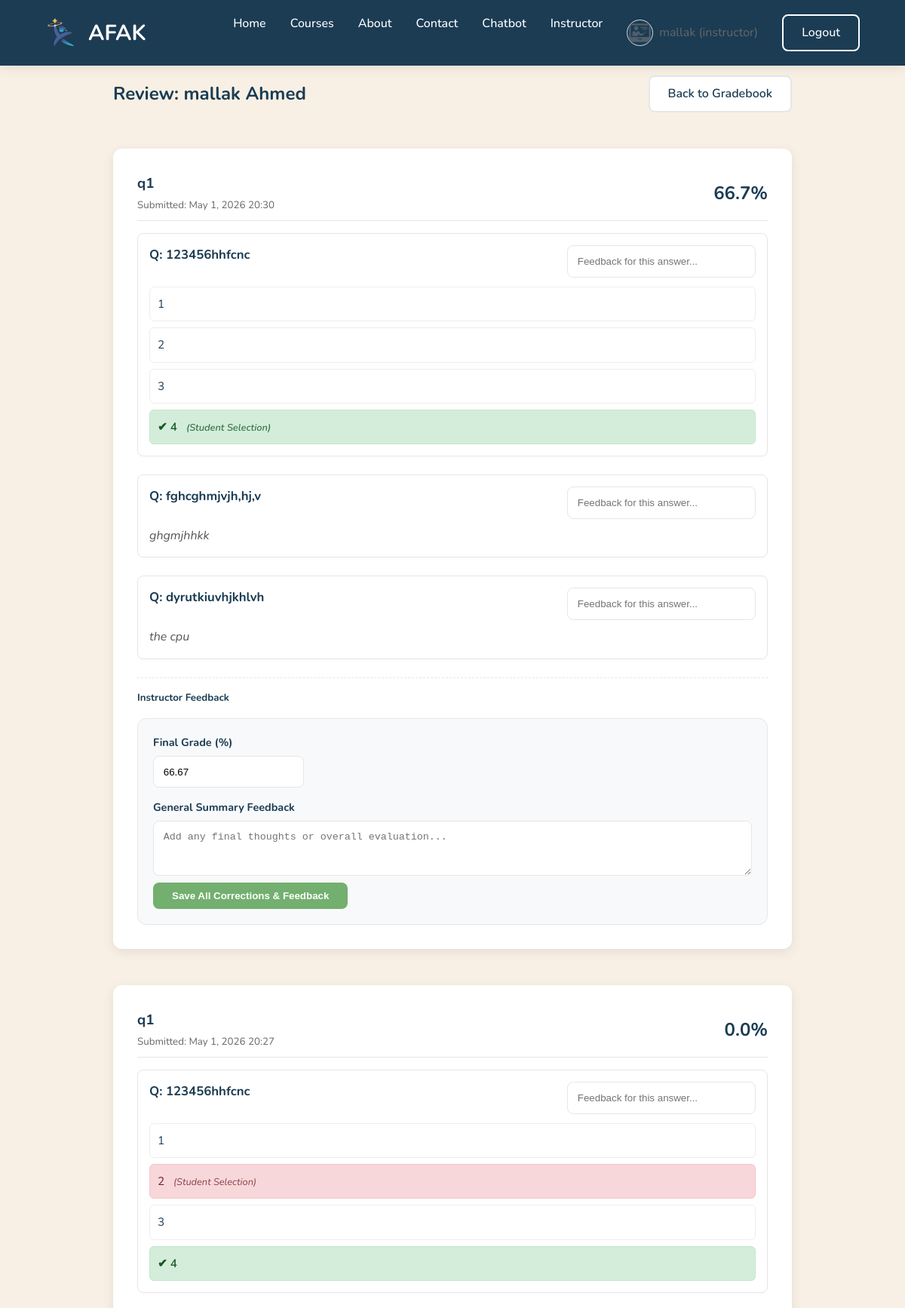
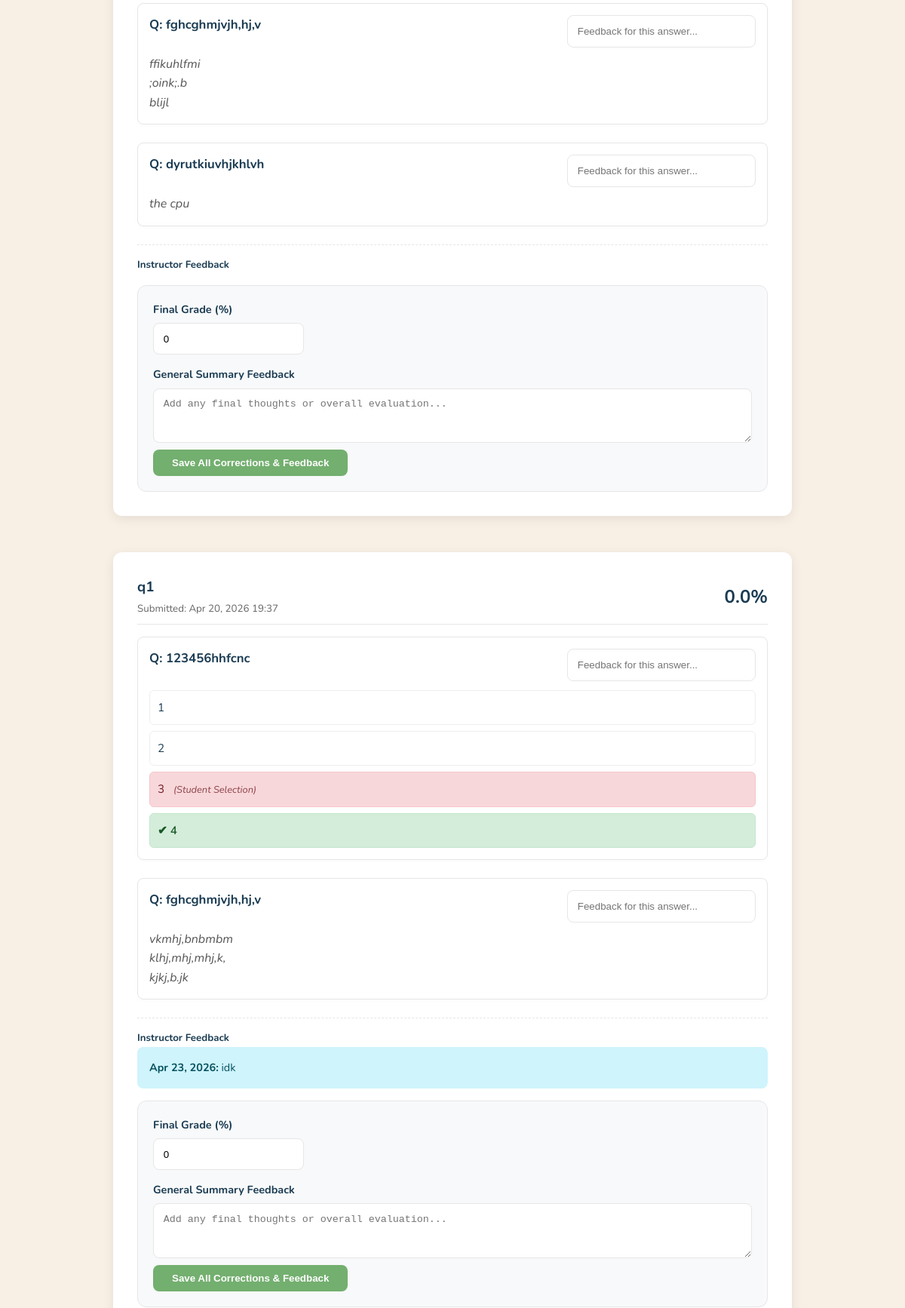
The page /instructor/grade-student.php?enrollment_id=9 (signed in, upper part) on the database its author committed (2 pictures, top to bottom).
### tables this page shows
CREATE TABLE IF NOT EXISTS `enrollments` (
  `id` int(10) UNSIGNED NOT NULL AUTO_INCREMENT,
  `student_id` int(10) UNSIGNED NOT NULL,
  `course_id` int(10) UNSIGNED NOT NULL,
  `status` enum('active','completed','dropped') NOT NULL DEFAULT 'active',
  `enrolled_at` timestamp NULL DEFAULT CURRENT_TIMESTAMP,
  `completed_at` timestamp NULL DEFAULT NULL,
  `progress_percent` decimal(5,2) NOT NULL DEFAULT '0.00',
  `time_spent_seconds` int(10) UNSIGNED NOT NULL DEFAULT '0',
  PRIMARY KEY (`id`),
  UNIQUE KEY `unique_enrollment` (`student_id`,`course_id`),
  KEY `idx_enrollments_student` (`student_id`),
  KEY `idx_enrollments_course` (`course_id`),
  KEY `idx_enrollments_status` (`status`)
);

CREATE TABLE IF NOT EXISTS `users` (
  `id` int(10) UNSIGNED NOT NULL AUTO_INCREMENT,
  `username` varchar(50) NOT NULL,
  `email` varchar(191) NOT NULL,
  `password_hash` varchar(255) NOT NULL,
  `first_name` varchar(100) NOT NULL,
  `last_name` varchar(100) NOT NULL,
  `role` enum('student','instructor','admin') NOT NULL DEFAULT 'student',
  `avatar_url` varchar(500) DEFAULT NULL,
  `bio` text,
  `is_active` tinyint(1) NOT NULL DEFAULT '1',
  `email_verified_at` timestamp NULL DEFAULT NULL,
  `last_login_at` timestamp NULL DEFAULT NULL,
  `created_at` timestamp NULL DEFAULT CURRENT_TIMESTAMP,
  `updated_at` timestamp NULL DEFAULT CURRENT_TIMESTAMP ON UPDATE CURRENT_TIMESTAMP,
  `survey_skipped` tinyint(1) DEFAULT '0',
  PRIMARY KEY (`id`),
  UNIQUE KEY `username` (`username`),
  UNIQUE KEY `email` (`email`),
  KEY `idx_users_role` (`role`)
);

CREATE TABLE IF NOT EXISTS `assessment_attempts` (
  `id` int(10) UNSIGNED NOT NULL AUTO_INCREMENT,
  `enrollment_id` int(10) UNSIGNED NOT NULL,
  `assessment_id` int(10) UNSIGNED NOT NULL,
  `attempt_number` int(10) UNSIGNED NOT NULL DEFAULT '1',
  `score` decimal(5,2) DEFAULT NULL,
  `max_score` decimal(5,2) NOT NULL,
  `percent_score` decimal(5,2) DEFAULT NULL,
  `passed` tinyint(1) DEFAULT NULL,
  `started_at` timestamp NULL DEFAULT CURRENT_TIMESTAMP,
  `submitted_at` timestamp NULL DEFAULT NULL,
  `time_taken_seconds` int(10) UNSIGNED DEFAULT NULL,
  PRIMARY KEY (`id`),
  KEY `idx_attempts_enrollment` (`enrollment_id`),
  KEY `idx_attempts_assessment` (`assessment_id`)
);

CREATE TABLE IF NOT EXISTS `assessments` (
  `id` int(10) UNSIGNED NOT NULL AUTO_INCREMENT,
  `course_id` int(10) UNSIGNED NOT NULL,
  `unit_id` int(10) UNSIGNED DEFAULT NULL COMMENT 'NULL = course-level quiz',
  `title` varchar(255) NOT NULL,
  `type` enum('unit_quiz','course_quiz','rubric') NOT NULL,
  `description` text,
  `passing_score` decimal(5,2) NOT NULL DEFAULT '60.00',
  `max_attempts` int(10) UNSIGNED DEFAULT NULL COMMENT 'NULL = unlimited',
  `time_limit_minutes` int(10) UNSIGNED DEFAULT NULL COMMENT 'NULL = no limit',
  `sort_order` int(10) UNSIGNED NOT NULL DEFAULT '0',
  `created_at` timestamp NULL DEFAULT CURRENT_TIMESTAMP,
  `updated_at` timestamp NULL DEFAULT CURRENT_TIMESTAMP ON UPDATE CURRENT_TIMESTAMP,
  PRIMARY KEY (`id`),
  KEY `idx_assessments_course` (`course_id`),
  KEY `idx_assessments_unit` (`unit_id`)
);

CREATE TABLE IF NOT EXISTS `attempt_answers` (
  `id` int(10) UNSIGNED NOT NULL AUTO_INCREMENT,
  `attempt_id` int(10) UNSIGNED NOT NULL,
  `question_id` int(10) UNSIGNED NOT NULL,
  `selected_option_id` int(10) UNSIGNED DEFAULT NULL,
  `text_answer` text,
  `points_earned` decimal(5,2) DEFAULT NULL,
  `feedback` text,
  PRIMARY KEY (`id`),
  KEY `question_id` (`question_id`),
  KEY `selected_option_id` (`selected_option_id`),
  KEY `idx_answers_attempt` (`attempt_id`)
);

CREATE TABLE IF NOT EXISTS `questions` (
  `id` int(10) UNSIGNED NOT NULL AUTO_INCREMENT,
  `assessment_id` int(10) UNSIGNED NOT NULL,
  `question_text` text NOT NULL,
  `type` enum('multiple_choice','true_false','short_answer','essay','file_upload') NOT NULL,
  `points` decimal(5,2) NOT NULL DEFAULT '1.00',
  `feedback_text` text,
  `sort_order` int(10) UNSIGNED NOT NULL DEFAULT '0',
  `created_at` timestamp NULL DEFAULT CURRENT_TIMESTAMP,
  `updated_at` timestamp NULL DEFAULT CURRENT_TIMESTAMP ON UPDATE CURRENT_TIMESTAMP,
  PRIMARY KEY (`id`),
  KEY `idx_questions_assessment` (`assessment_id`)
);

CREATE TABLE IF NOT EXISTS `question_options` (
  `id` int(10) UNSIGNED NOT NULL AUTO_INCREMENT,
  `question_id` int(10) UNSIGNED NOT NULL,
  `option_text` varchar(500) NOT NULL,
  `is_correct` tinyint(1) NOT NULL DEFAULT '0',
  `sort_order` int(10) UNSIGNED NOT NULL DEFAULT '0',
  PRIMARY KEY (`id`),
  KEY `idx_options_question` (`question_id`)
);

CREATE TABLE IF NOT EXISTS `feedback` (
  `id` int(10) UNSIGNED NOT NULL AUTO_INCREMENT,
  `attempt_id` int(10) UNSIGNED NOT NULL,
  `student_id` int(10) UNSIGNED NOT NULL,
  `instructor_id` int(10) UNSIGNED NOT NULL,
  `feedback_text` text NOT NULL,
  `focus_areas` text COMMENT 'JSON: weak areas to focus on',
  `created_at` timestamp NULL DEFAULT CURRENT_TIMESTAMP,
  PRIMARY KEY (`id`),
  KEY `instructor_id` (`instructor_id`),
  KEY `idx_feedback_student` (`student_id`),
  KEY `idx_feedback_attempt` (`attempt_id`)
);

### includes/functions.php (called while the page is built, shortened)
<?php
function e(string $str): string {
    return htmlspecialchars($str, ENT_QUOTES, 'UTF-8');
}

### instructor/grade-student.php (the view, shortened to what this page needs)
<?php
require_once __DIR__ . '/../config/db.php';
require_once __DIR__ . '/../includes/functions.php';
$enrollmentId = (int)($_GET['enrollment_id'] ?? 0);
$stmt = $pdo->prepare("
    SELECT e.*, u.first_name, u.last_name, c.title as course_title, c.id as course_id
    FROM enrollments e
    JOIN users u ON e.student_id = u.id
    JOIN courses c ON e.course_id = c.id
    WHERE e.id = ? AND c.instructor_id = ?
");
$stmt->execute([$enrollmentId, $_SESSION['user_id']]);
$enrollment = $stmt->fetch();
$attempts = $pdo->prepare("
    SELECT aa.*, a.title FROM assessment_attempts aa
    JOIN assessments a ON aa.assessment_id = a.id
    WHERE aa.enrollment_id = ? ORDER BY aa.submitted_at DESC
");
$attempts->execute([$enrollmentId]);
$attempts = $attempts->fetchAll();
require_once __DIR__ . '/../includes/header.php';
?>
<div class="container" style="max-width: 900px;">
    <div style="display: flex; justify-content: space-between; align-items: center; margin-bottom: 2rem;">
        <h2>Review: <?= e($enrollment['first_name'] . ' ' . $enrollment['last_name']) ?></h2>
        <a href="students.php?course_id=<?= $enrollment['course_id'] ?>" class="btn btn-secondary">Back to Gradebook</a>
    </div>
    <?php if (empty($attempts)): ?>
        <div class="alert alert-info">No assessment attempts submitted yet.</div>
    <?php else: ?>
        <?php foreach ($attempts as $at): ?>
            <div class="form-card mb-4" style="max-width: 100%;">
                <form method="POST">
                <div style="display: flex; justify-content: space-between; align-items: center; border-bottom: 1px solid var(--border); padding-bottom: 0.5rem; margin-bottom: 1rem;">
                    <div>
                        <h3 style="margin:0;"><?= e($at['title']) ?></h3>
                        <small class="text-muted">Submitted: <?= date('M j, Y H:i', strtotime($at['submitted_at'])) ?></small>
                    </div>
                    <div style="text-align: right;">
                        <span style="font-size: 1.5rem; color: var(--primary); font-weight: bold;"><?= number_format($at['percent_score'], 1) ?>%</span>
                    </div>
                </div>
                <?php
                $answers = $pdo->prepare("SELECT aa.*, q.question_text, q.type FROM attempt_answers aa JOIN questions q ON aa.question_id = q.id WHERE aa.attempt_id = ?");
                $answers->execute([$at['id']]);
                $allAnswers = $answers->fetchAll();
                foreach ($allAnswers as $ans):
                ?>
                    <div style="margin-bottom: 1.5rem; padding: 15px; background: #fff; border: 1px solid var(--border); border-radius: 8px; box-shadow: 0 2px 4px rgba(0,0,0,0.02); position: relative;">
                        <div style="display: flex; justify-content: space-between; align-items: flex-start; gap: 20px; margin-bottom: 10px;">
                            <p style="margin:0; font-size: 1.05rem; flex: 1;"><strong>Q: <?= e($ans['question_text']) ?></strong></p>
                            <div style="width: 250px;">
                                <input type="text" name="q_feedback[<?= $ans['id'] ?>]" value="<?= e($ans['feedback'] ?? '') ?>"
                                       class="form-control form-control-sm" placeholder="Feedback for this answer...">
                            </div>
                        </div>
                        <?php if ($ans['type'] === 'multiple_choice' || $ans['type'] === 'true_false'): ?>
                            <div style="margin-top: 12px; display: flex; flex-direction: column; gap: 8px;">
                                <?php
                                $options = $pdo->prepare("SELECT * FROM question_options WHERE question_id = ? ORDER BY sort_order");
                                $options->execute([$ans['question_id']]);
                                foreach ($options->fetchAll() as $opt):
                                    $isCorrect = (bool)$opt['is_correct'];
                                    $isStudentSelection = ($ans['selected_option_id'] == $opt['id']);
                                    $itemStyle = "padding: 10px; border: 1px solid #eee; border-radius: 6px; font-size: 0.95rem;";
                                    if ($isCorrect) {
                                        $itemStyle = "padding: 10px; border: 1px solid #c3e6cb; background: #d4edda; color: #155724; border-radius: 6px; font-size: 0.95rem; font-weight: 600;";
                                    } elseif ($isStudentSelection && !$isCorrect) {
                                        $itemStyle = "padding: 10px; border: 1px solid #f5c6cb; background: #f8d7da; color: #721c24; border-radius: 6px; font-size: 0.95rem;";
                                    }
                                ?>
                                    <div style="<?= $itemStyle ?>">
                                        <?= $isCorrect ? '&#x2714; ' : '' ?><?= e($opt['option_text']) ?>
                                        <?php if ($isStudentSelection): ?>
                                            <span style="font-style: italic; font-size: 0.8rem; margin-left: 8px; opacity: 0.8;">(Student Selection)</span>
                                        <?php endif; ?>
                                    </div>
                                <?php endforeach; ?>
                            </div>
                        <?php elseif ($ans['type'] === 'file_upload'): ?>
                            <p class="text-muted" style="font-size: 0.85rem;">Student uploaded a file:</p>
                            <a href="<?= url($ans['text_answer']) ?>" target="_blank" class="btn btn-sm btn-outline-primary">View Submitted File</a>
                        <?php else: ?>
                            <p style="font-style: italic; color: #555;"><?= nl2br(e($ans['text_answer'] ?? 'Selected Option ID: ' . $ans['selected_option_id'])) ?></p>
                        <?php endif; ?>
                    </div>
                <?php endforeach; ?>
                <div style="margin-top: 1.5rem; padding-top: 1rem; border-top: 1px dashed var(--border);">
                    <h5>Instructor Feedback</h5>
                    <?php
                    $existing = $pdo->prepare("SELECT feedback_text, created_at FROM feedback WHERE attempt_id = ? ORDER BY created_at DESC");
                    $existing->execute([$at['id']]);
                    while ($fb = $existing->fetch()):
                    ?>
                        <div class="alert alert-info" style="font-size: 0.9rem;">
                            <strong><?= date('M j, Y', strtotime($fb['created_at'])) ?>:</strong> <?= e($fb['feedback_text']) ?>
                        </div>
                    <?php endwhile; ?>
                    <div style="background: #f8f9fa; padding: 20px; border-radius: 12px; border: 1px solid var(--border); margin-top: 1rem;">
                        <div style="margin-bottom: 15px; max-width: 200px;">
                            <label style="font-size: 0.9rem; font-weight: 700; display: block; margin-bottom: 6px; color: var(--primary);">Final Grade (%)</label>
                            <input type="number" name="manual_score" class="form-control" step="0.1" min="0" max="100" value="<?= (float)$at['percent_score'] ?>">
                        </div>
                        <label style="font-size: 0.9rem; font-weight: 700; display: block; margin-bottom: 6px; color: var(--primary);">General Summary Feedback</label>
                        <textarea name="feedback_text" class="form-control" rows="3" placeholder="Add any final thoughts or overall evaluation..."></textarea>
                        <button type="submit" class="btn btn-primary mt-3" style="padding: 10px 25px; font-weight: 600;">Save All Corrections & Feedback</button>
                    </div>
                </div>
                </form>
            </div>
        <?php endforeach; ?>
    <?php endif; ?>
</div>
<?php require_once __DIR__ . '/../includes/footer.php'; ?>

### assets/css/style.css (style rules this page uses)
:root { --primary: #1B3C53; --primary-dark: #163042; --accent: #73AF6F; --beige: #EADBC8; --beige-dark: #DAC0A3; --background: #F8F0E5; --white: #ffffff; --border: #e6e6e6; --text: #1B3C53; --text-muted: #666; --dark: #1B3C53; --shadow: 0 4px 15px rgba(0,0,0,0.08); }
* { margin: 0; padding: 0; box-sizing: border-box; }
body { font-family: 'Nunito', sans-serif; background: var(--background); color: var(--text); line-height: 1.6; }
a { text-decoration: none; color: var(--primary); }
.container, .header-inner, .footer-inner, .main-content { width: 90%; max-width: 1200px; margin: auto; }
.btn { display: inline-block; padding: 0.6rem 1.5rem; border-radius: 8px; font-weight: 600; border: none; cursor: pointer; transition: 0.3s ease; }
.btn-primary { background: var(--accent); color: white; }
.form-card { max-width: 450px; margin: 3rem auto; padding: 2rem; background: white; border-radius: 12px; box-shadow: var(--shadow); }
.form-control { width: 100%; padding: 0.8rem; border: 1px solid var(--border); border-radius: 8px; }
.alert { padding: 1rem; border-radius: 8px; margin-bottom: 1rem; }
.alert-info { background: #cff4fc; color: #055160; }
.text-muted { color: var(--text-muted); }

### assets/css/instructor.css (style rules this page uses)
.btn-secondary { background: var(--white); color: var(--primary); border: 2px solid var(--border); }

### rows shown on the page
enrollments: student.last_name "mallak Ahmed"
assessment_attempts: assessment.title "q1", submitted_at "May 1, 2026 20:30", percent_score "66.7", manual_score "66.67"
attempt_answers: question.question_text "123456hhfcnc"
question_options: option_text "1"
question_options: option_text "2", shows "(Student Selection)"
question_options: option_text "3", shows "(Student Selection)"
question_options: option_text "4", shows "(Student Selection)"
attempt_answers: question.question_text "fghcghmjvjh,hj,v", text_answer "ghgmjhhkk"
attempt_answers: question.question_text "dyrutkiuvhjkhlvh", text_answer "the cpu"
assessment_attempts: assessment.title "q1", submitted_at "May 1, 2026 20:27", percent_score "0.0", manual_score "0"
attempt_answers: question.question_text "123456hhfcnc"
attempt_answers: question.question_text "fghcghmjvjh,hj,v", text_answer "ffikuhlfmi ;oink;.b blijl"
attempt_answers: question.question_text "dyrutkiuvhjkhlvh", text_answer "the cpu"
assessment_attempts: assessment.title "q1", submitted_at "Apr 20, 2026 19:37", percent_score "0.0", manual_score "0"
attempt_answers: question.question_text "123456hhfcnc"
attempt_answers: question.question_text "fghcghmjvjh,hj,v", text_answer "vkmhj,bnbmbm klhj,mhj,mhj,k, kjkj,b.jk"
feedback: created_at "Apr 23, 2026", feedback_text "idk"

### other values the page prints
$_SESSION['first_name'] "mallak"
$_SESSION['role'] "instructor"
